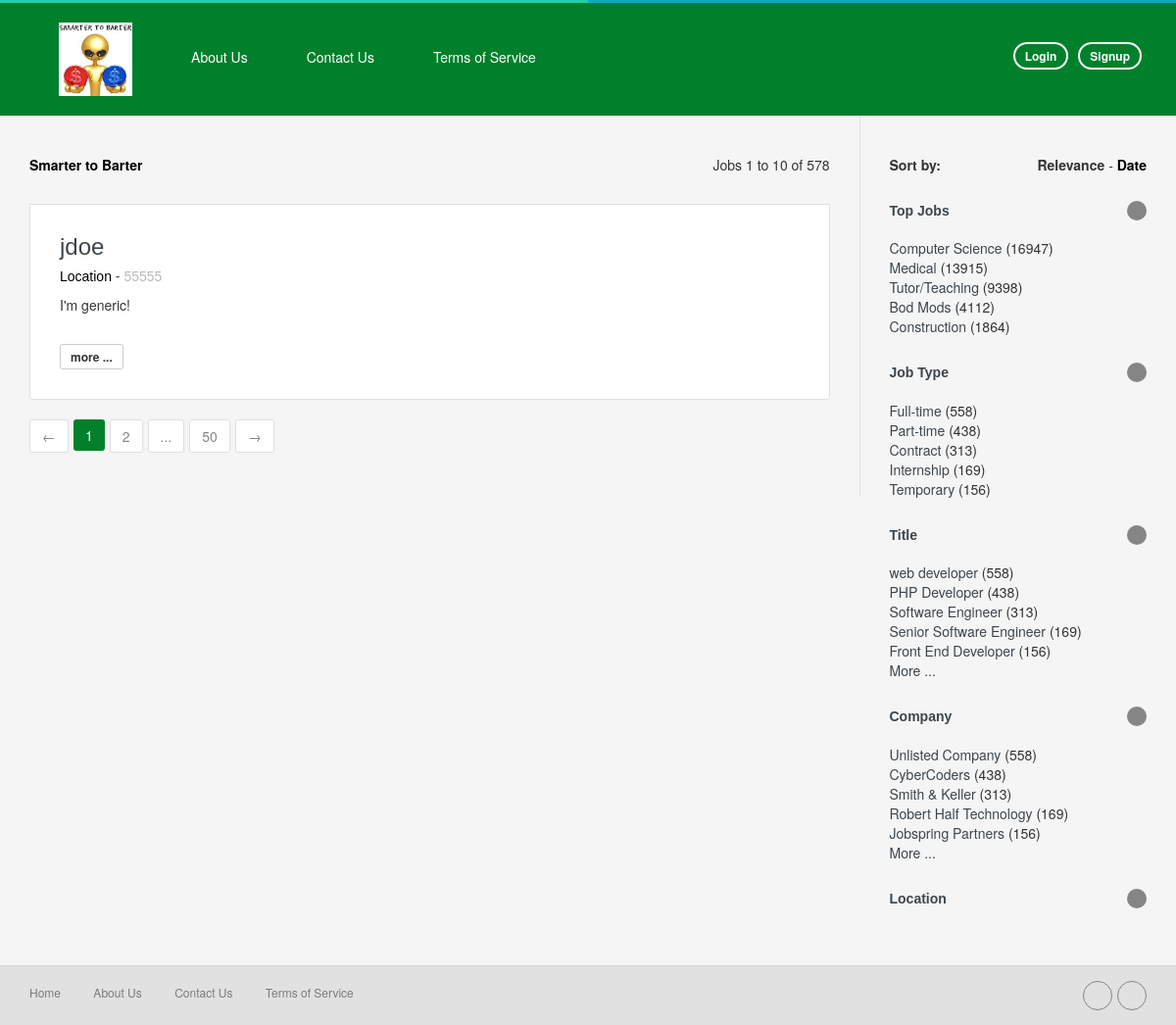
Page /job_post/ on the earlier database version.
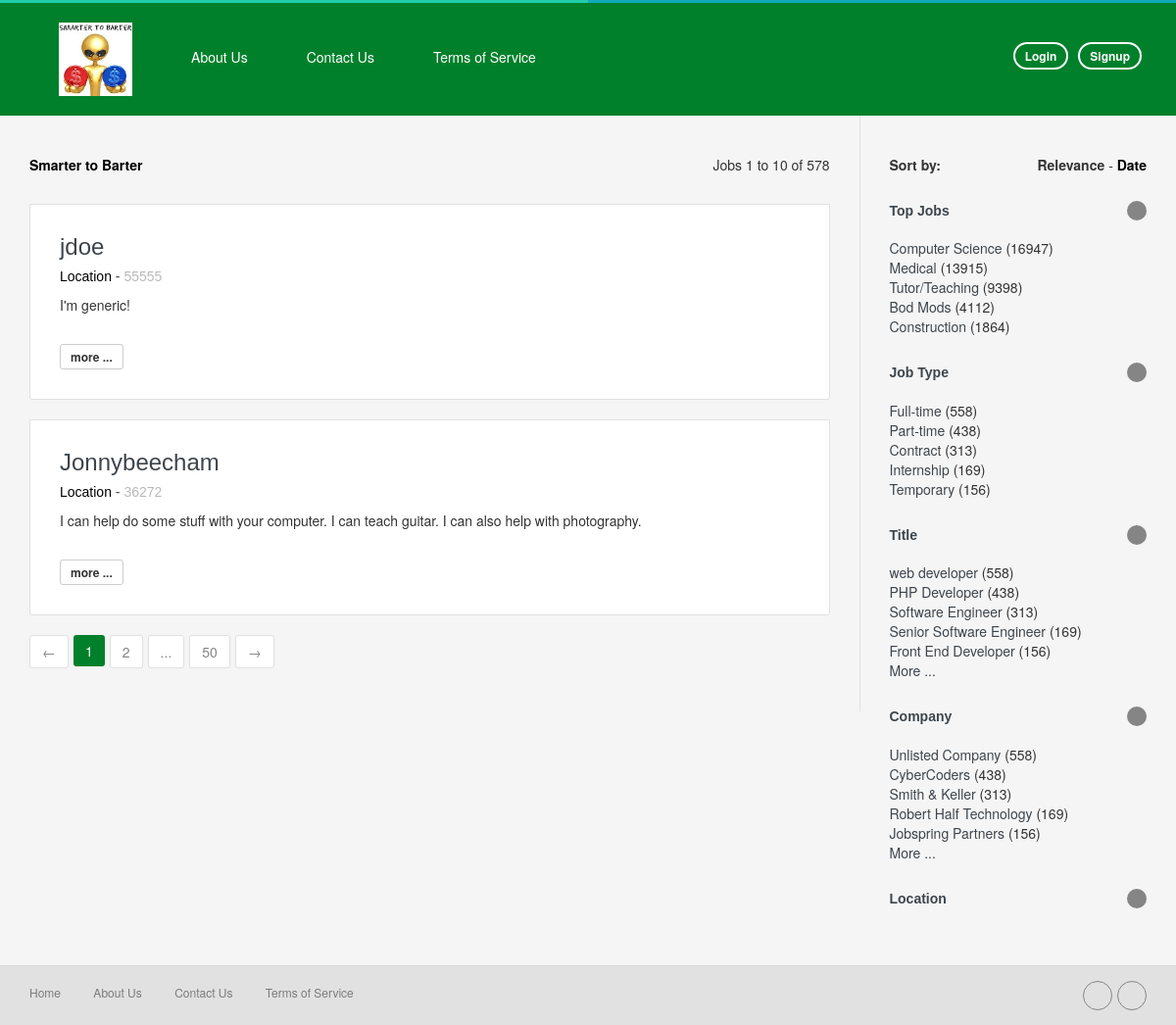
Same page on the later database version.
### home/models.py (models this page shows, shortened)
class CustomerService(models.Model):
    customer = models.ForeignKey(Customer, on_delete=models.CASCADE)
    servicesID = models.CharField(max_length = 60)
    needsID = models.CharField(max_length = 60)
    objects = customerServiceManager()

class Customer(models.Model):
    user = models.OneToOneField(User, on_delete=models.CASCADE)
    zipCode = models.IntegerField(default = '55555')
    bio = models.TextField(max_length = 1500)
    objects = customerManager()

### home/templates/home/job_post.html (shortened to what the changed rows need)
{% extends 'home/header.html' %}
{% load staticfiles %}
 {% block content %}
      <div class="body-content clearfix" >
        <div class="bg-color2">
          <div class="container">
            <div class="row">
              <div class="col-md-9">
                <div class="block-section-sm box-list-area">
                    {% for CustomerService in object_list %}
                <div class="box-list">
                    <div class="item">
                      <div class="row">
                        <div class="col-md-11">
                          <h3 class="no-margin-top"><a href="/job_detail/{{CustomerService.id}}" class="">{{CustomerService.customer.user.username}}<i class="fa fa-link color-white-mute font-1x"></i></a></h3>
                          <h5><span class="color-black">Location</span> - <span class="color-white-mute">{{CustomerService.customer.zipCode}}</span></h5>
                          <p class="text-truncate ">{{CustomerService.customer.bio}} </p>
                          <div>
                            <br>
                            <a href="/job_detail/{{CustomerService.id}}" class="btn btn-theme btn-xs btn-default">more ...</a>
                          </div>
                        </div>
                      </div>
                    </div>
                    </div>
                    {% endfor %}
                </div>
              </div>
            </div>
          </div>
        </div>
      </div>
{% endblock %}

Differences in the rows shown:
added CustomerService: customer.user.username "Jonnybeecham", customer.zipCode "36272", customer.bio "I can help do some stuff with your computer. I can teach guitar. I can also help with photography."
